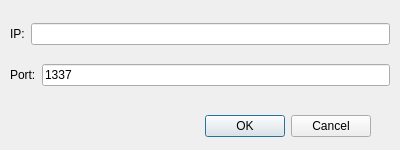
<?xml version="1.0" encoding="UTF-8"?>
<ui version="4.0">
 <class>JoinDialog</class>
 <widget class="QDialog" name="JoinDialog">
  <property name="geometry">
   <rect>
    <x>0</x>
    <y>0</y>
    <width>400</width>
    <height>150</height>
   </rect>
  </property>
  <property name="windowTitle">
   <string>Dialog</string>
  </property>
  <widget class="QDialogButtonBox" name="buttonBox">
   <property name="geometry">
    <rect>
     <x>30</x>
     <y>110</y>
     <width>341</width>
     <height>32</height>
    </rect>
   </property>
   <property name="orientation">
    <enum>Qt::Horizontal</enum>
   </property>
   <property name="standardButtons">
    <set>QDialogButtonBox::Cancel|QDialogButtonBox::Ok</set>
   </property>
  </widget>
  <widget class="QWidget" name="verticalLayoutWidget">
   <property name="geometry">
    <rect>
     <x>10</x>
     <y>10</y>
     <width>380</width>
     <height>90</height>
    </rect>
   </property>
   <layout class="QVBoxLayout" name="verticalLayout">
    <item>
     <layout class="QHBoxLayout" name="horizontalLayout">
      <item>
       <widget class="QLabel" name="label">
        <property name="text">
         <string>IP:</string>
        </property>
       </widget>
      </item>
      <item>
       <widget class="QLineEdit" name="ipEdit"/>
      </item>
     </layout>
    </item>
    <item>
     <layout class="QHBoxLayout" name="horizontalLayout_2">
      <item>
       <widget class="QLabel" name="label_2">
        <property name="text">
         <string>Port:</string>
        </property>
       </widget>
      </item>
      <item>
       <widget class="QLineEdit" name="portEdit">
        <property name="text">
         <string>1337</string>
        </property>
       </widget>
      </item>
     </layout>
    </item>
   </layout>
  </widget>
 </widget>
 <resources/>
 <connections>
  <connection>
   <sender>buttonBox</sender>
   <signal>accepted()</signal>
   <receiver>JoinDialog</receiver>
   <slot>accept()</slot>
   <hints>
    <hint type="sourcelabel">
     <x>248</x>
     <y>254</y>
    </hint>
    <hint type="destinationlabel">
     <x>157</x>
     <y>274</y>
    </hint>
   </hints>
  </connection>
  <connection>
   <sender>buttonBox</sender>
   <signal>rejected()</signal>
   <receiver>JoinDialog</receiver>
   <slot>reject()</slot>
   <hints>
    <hint type="sourcelabel">
     <x>316</x>
     <y>260</y>
    </hint>
    <hint type="destinationlabel">
     <x>286</x>
     <y>274</y>
    </hint>
   </hints>
  </connection>
 </connections>
</ui>
